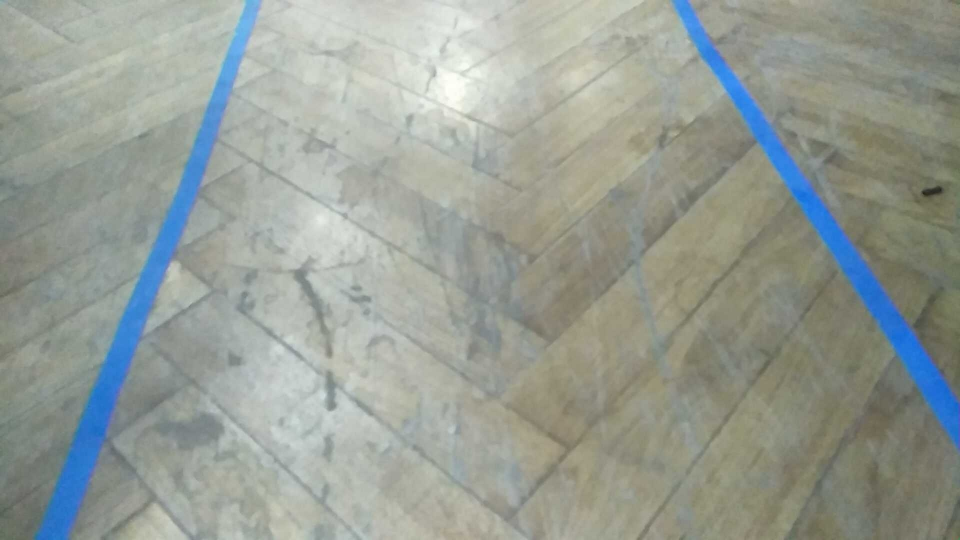
#> input picture image.jpg, 1920 x 1080 px (shown at 1/2 size)
$ python -i utils.py   (imports and definitions only)
#> lines starting #> are read from the running program, lines starting #| are printed output that depends on the picture; after the words box and inside, x2 and y2 are one past the last pixel; in counts of white or black regions, pixels touching at a corner belong together
import cv2
import numpy as np
import math

## Lane detection

def detect_edges(frame):
    # filter for blue lane lines
    hsv = cv2.cvtColor(frame, cv2.COLOR_BGR2HSV)
    show_image("hsv", hsv)
    lower_blue = np.array([60, 40, 40])
    upper_blue = np.array([150, 255, 255])
    mask = cv2.inRange(hsv, lower_blue, upper_blue)
    show_image("blue mask", mask)

    # detect edges
    edges = cv2.Canny(mask, 200, 400)

    return edges


# Isolate Region of Interest
def region_of_interest(edges):

    height, width = edges.shape
    mask = np.zeros_like(edges)

    # only focus bottom half of the screen
    polygon = np.array([[
        (0, height * 1 / 2),
        (width, height * 1 / 2),
        (width, height),
        (0, height),
    ]], np.int32)

    cv2.fillPoly(mask, polygon, 255)
    cropped_edges = cv2.bitwise_and(edges, mask)
    show_image("cropped_region_of_interest", cropped_edges)
    return cropped_edges


# these values works with a 320x240 resolution camera running between solid blue lane lines. Of course, they need to be re-tuned for a life-sized car with a high-resolution camera running on a real road with white/yellow dashed lane lines.
def detect_line_segments(cropped_edges):
    # tuning min_threshold, minLineLength, maxLineGap is a trial and error process by hand
    rho = 1  # distance precision in pixel, i.e. 1 pixel
    angle = np.pi / 180  # angular precision in radian, i.e. 1 degree
    min_threshold = 10  # minimal of votes
    line_segments = cv2.HoughLinesP(cropped_edges, rho, angle, min_threshold,
                                    np.array([]), minLineLength=8, maxLineGap=4)

    return line_segments


def average_slope_intercept(frame, line_segments):
    """
    This function combines line segments into one or two lane lines
    If all line slopes are < 0: then we only have detected left lane
    If all line slopes are > 0: then we only have detected right lane
    """
    lane_lines = []
    if line_segments is None:
        print('No line_segment segments detected')
        return lane_lines

    height, width, _ = frame.shape
    left_fit = []
    right_fit = []

    boundary = 1/3
    left_region_boundary = width * (1 - boundary)  # left lane line segment should be on left 2/3 of the screen
    right_region_boundary = width * boundary # right lane line segment should be on left 2/3 of the screen

    for line_segment in line_segments:
        for x1, y1, x2, y2 in line_segment:
            if x1 == x2:
                print('skipping vertical line segment (slope=inf): %s' % line_segment)
                continue
            fit = np.polyfit((x1, x2), (y1, y2), 1)
            slope = fit[0]
            intercept = fit[1]
            if slope < 0:
                if x1 < left_region_boundary and x2 < left_region_boundary:
                    left_fit.append((slope, intercept))
            else:
                if x1 > right_region_boundary and x2 > right_region_boundary:
                    right_fit.append((slope, intercept))

    left_fit_average = np.average(left_fit, axis=0)
    if len(left_fit) > 0:
        lane_lines.append(make_points(frame, left_fit_average))

    right_fit_average = np.average(right_fit, axis=0)
    if len(right_fit) > 0:
        lane_lines.append(make_points(frame, right_fit_average))

    print('lane lines: %s' % lane_lines)  # [[[316, 720, 484, 432]], [[1009, 720, 718, 432]]]

    return lane_lines


def make_points(frame, line):

    height, width, _ = frame.shape
    slope, intercept = line
    y1 = height  # bottom of the frame
    y2 = int(y1 * 1 / 2)  # make points from middle of the frame down

    # bound the coordinates within the frame
    x1 = max(-width, min(2 * width, int((y1 - intercept) / slope)))
    x2 = max(-width, min(2 * width, int((y2 - intercept) / slope)))
    return [[x1, y1, x2, y2]]


def detect_lane(frame):

    edges = detect_edges(frame)
    cropped_edges = region_of_interest(edges)
    line_segments = detect_line_segments(cropped_edges)
    lane_lines = average_slope_intercept(frame, line_segments)

    return lane_lines


# [93 lines left out: functions display_lines, compute_steering_angle, display_heading_line, stabilize_steering_angle, not called in this run]


def show_image(window_name:str, image):

    cv2.namedWindow(window_name, cv2.WINDOW_AUTOSIZE)
    cv2.imshow(window_name, image)
    cv2.waitKey(0) # waits until a key is pressed

>>> import cv2
>>> picture = cv2.imread('../image.jpg')
#> picture is the input picture: shape (1080, 1920, 3); mean B, G, R 149.3, 157, 150.5
>>> result = detect_lane(picture)
#> in detect_edges, `hsv = cv2.cvtColor(frame, cv2.COLOR_BGR2HSV)`: hsv: shape (1080, 1920, 3); mean H, S, V 47.8, 30.7, 161.4
#> in detect_edges, `mask = cv2.inRange(hsv, lower_blue, upper_blue)`:
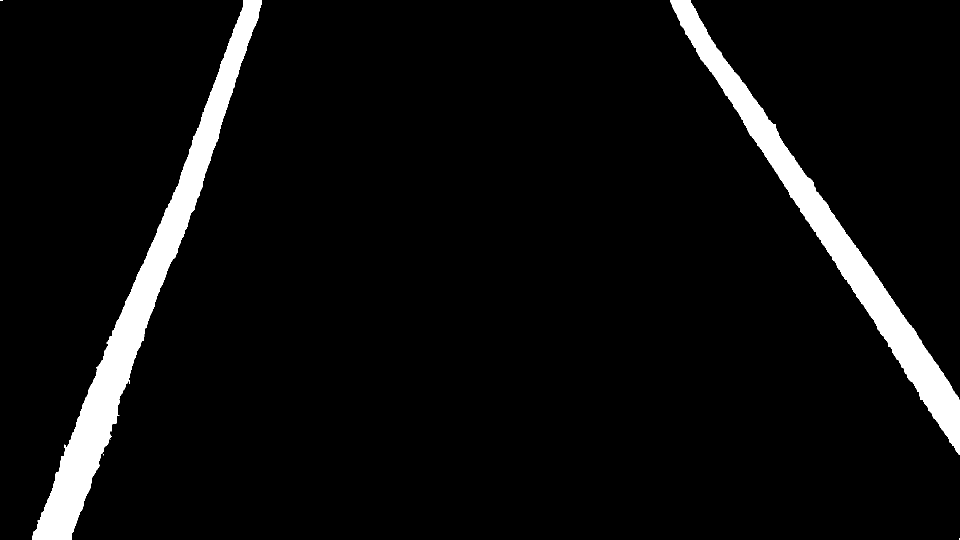
#> mask: shape (1080, 1920) (shown at 1/2 size); 5.5% white; 6 white regions (4 under 20 px), largest, box (x1, y1, x2, y2) and area: (64, 0, 524, 1080) 62917, (1340, 0, 1920, 910) 51623
#> in detect_edges, `edges = cv2.Canny(mask, 200, 400)`:
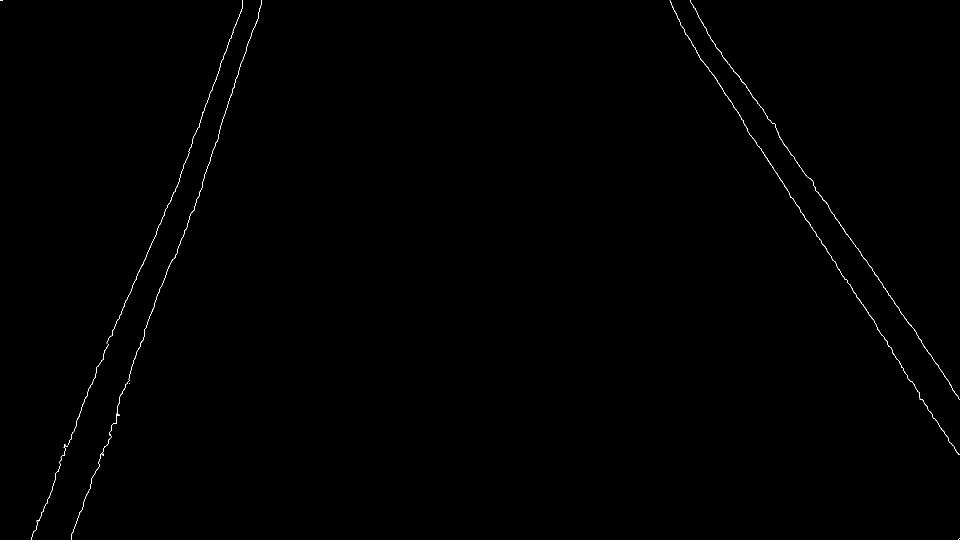
#> edges: shape (1080, 1920) (shown at 1/2 size); 0.23% white in thin lines or dots
#> in region_of_interest, `cv2.fillPoly(mask, polygon, 255)`:
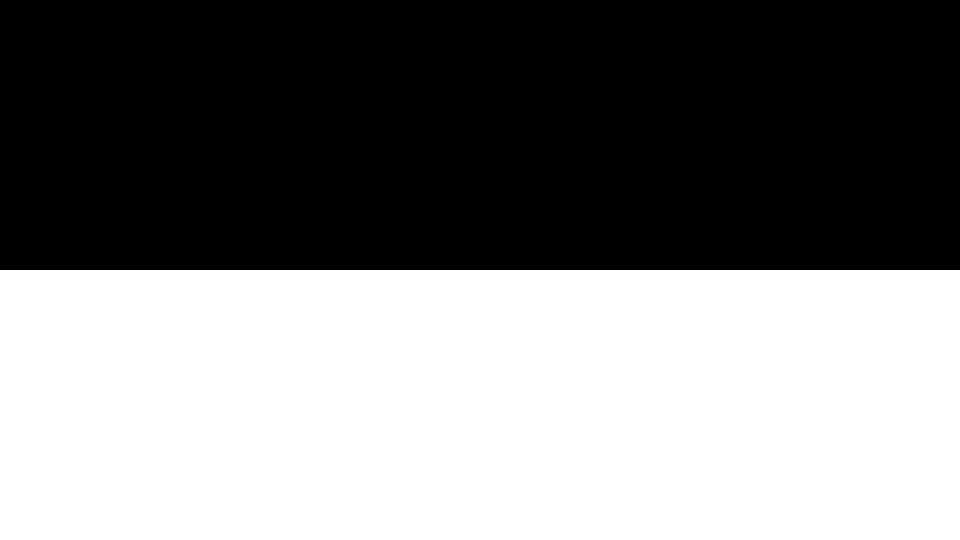
#> mask: shape (1080, 1920) (shown at 1/2 size); 50% white; 1 white region, box (x1, y1, x2, y2) and area: (0, 540, 1920, 1080) 1036800
#> in region_of_interest, `cropped_edges = cv2.bitwise_and(edges, mask)`:
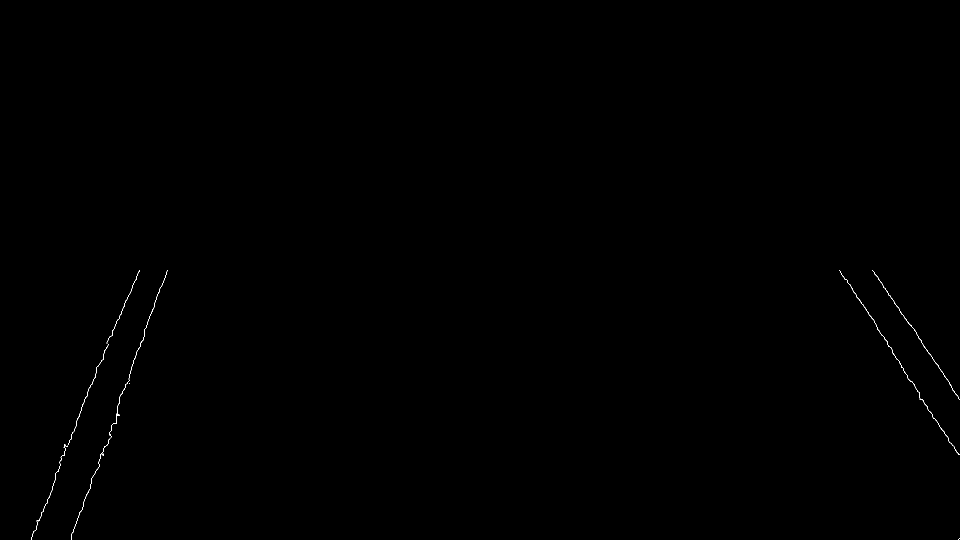
#> cropped_edges: shape (1080, 1920) (shown at 1/2 size); 0.1% white in thin lines or dots, all inside (x1, y1, x2, y2) = (63, 540, 1920, 1080)
#> in detect_line_segments, `line_segments = cv2.HoughLinesP(cropped_edges, rho, angle, min_thresho..`: line_segments = 95 rows, first 6: [163, 814, 172, 793], [222, 672, 235, 639], [1756, 557, 1788, 603], [254, 767, 259, 752], [1717, 597, 1736, 624], [1854, 700, 1872, 727]
#> the loop in average_slope_intercept, `for line_segment in line_segments:` made 95 passes
#> line_segment on passes 1 to 12: [[163, 814, 172, 793]], [[222, 672, 235, 639]], [[1756, 557, 1788, 603]], [[254, 767, 259, 752]], [[1717, 597, 1736, 624]], [[1854, 700, 1872, 727]], [[142, 1073, 161, 1022]], [[1784, 704, 1794, 719]], [[248, 778, 252, 768]], [[105, 972, 110, 958]], [[152, 846, 169, 801]], [[1876, 847, 1885, 861]]
#| skipping vertical line segment (slope=inf): [[110 960 110 948]]
#| skipping vertical line segment (slope=inf): [[288 671 288 662]]
#> after the loop in average_slope_intercept, `for line_segment in line_segments:`: left_fit = 53 pairs, first value -10 to -1.86, second value 1096.4 to 3170; right_fit = 40 pairs, first value 1 to 2.6, second value -3905.6 to -1086
#> in average_slope_intercept, `left_fit_average = np.average(left_fit, axis=0)`: left_fit_average = [-2.92, 1425.9]
#> in make_points, `slope, intercept = line`: slope = -2.92; intercept = 1425.9
#> in make_points, `x1 = max(-width, min(2 * width, int((y1 - intercept) / slope)))`: x1 = 118
#> in make_points, `x2 = max(-width, min(2 * width, int((y2 - intercept) / slope)))`: x2 = 303
#> in average_slope_intercept, `right_fit_average = np.average(right_fit, axis=0)`: right_fit_average = [1.53, -2075.9]
#| lane lines: [[[118, 1080, 303, 540]], [[2058, 1080, 1706, 540]]]
#> in detect_lane, `lane_lines = average_slope_intercept(frame, line_segments)`: lane_lines = [[[118, 1080, 303, 540]], [[2058, 1080, 1706, 540]]]
#> result has the same summary as lane_lines in detect_lane
